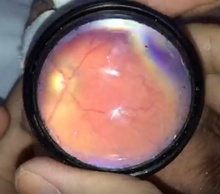
%> input picture Pipeline/Imagenes/imagen_mov.jpg, 220 x 194 px, shrunk from 582 x 513 before the run
$ octave Prueba_s3map.m   (GNU Octave 9; MATLAB toolbox functions it lacks are replaced by stand-ins)
%> lines starting %> are read from the running program, lines starting %| are printed output that depends on the picture
### Pipeline/Funciones/s3_map.m
function [s_map1 s_map2 s3] = s3_map(img, show_res)
% Input: img is a gray scale image, in double type, range from 0 - 255.
% You have to convert to gray scale if your image
% is color. You also have to cast img to double in order to run this code
% Parameter show_res = 1 to show results
% Output:
% s_map1: The sharpness map measure based on spectral slope
% s_map2: The sharpness map measure based on total variation (spatial)
% s3: the final sharpness map (combination of s_map1 and s_map2)
if nargin < 2
  show_res = 0;
end

% ----------------------------------------------------------------------
% blr_map1
s_map1 = spectral_map(img, 16);

%-----------------------------------------------------------------------
% blr_map2
s_map21 = spatial_map(img, 8); % Spatial map, blocks start from (1,1)
s_map22 = spatial_map(img, 4); % Spatial map, blocks start from (5,5)
s_map2 = max(s_map21, s_map22);

%-----------------------------------------------------------------------
% combine
s_map1(s_map1 < -99) = 0;
s_map2(s_map2 < -99) = 0;

alpha = 0.5;
s3 = (s_map1.^alpha) .* ((s_map2).^(1-alpha));
if show_res
  figure; imshow(s_map1);
  figure; imshow(s_map2);
  figure; imshow(img/255);
  figure; imshow(s3);
end
end %function

%% Spectral Sharpness, slope of power spectrum
function res = spectral_map(img, pad_len)
blk_size = 32; %big block size for more coefficients of the power spectrum
d_blk = blk_size/4; % Distance b/w blocks

pad_L = fliplr(img(:, 1:pad_len)); % Take 16 columns on the left of the
                                    % original image to pad to the left
pad_R = fliplr(img(:, end-pad_len:end));%Take 16 columns on the right of the
                                        % original image to pad to the
                                        % right
img = [pad_L img pad_R]; %Pad left and right

pad_T = flipud(img(1:pad_len, :)); %Similarly, pad top and bottom
pad_B = flipud(img(end-pad_len:end, :));
img = [pad_T; img; pad_B];

num_rows = size(img, 1);
num_cols = size(img, 2);
res = zeros(num_rows, num_cols) - 100;
contrast_thresold = 0;

disp_progress; % Just to show progress
for r = blk_size/2+1:d_blk:num_rows-blk_size/2 % Just start from inside blocks
                                                % of the padded image
  disp_progress(r, num_rows);
  for c = blk_size/2+1:d_blk:num_cols-blk_size/2
    gry_blk = img(...
      r-blk_size/2:r+blk_size/2-1,...
      c-blk_size/2:c+blk_size/2-1 ...
      );
    contrastMap = contrast_map_overlap(gry_blk);
    if(max(contrastMap(:))> contrast_thresold) % Avoid the case when contrast = 0
      val = blk_amp_spec_slope_eo_toy(gry_blk); % Val(1) will be the slope of
                                                % power spectrum of the block
      val(1) = 1 - 1 ./ (1 + exp(-3*(val(1) - 2))); %Input to a sigmoid function
      %if(max(gry_blk(:))==min(gry_blk(:))) % Black block
       % val_1 = 0;
      %else
        val_1 = val(1);
      %end
    else
        val_1 = 0;
    end
    res(...
      r-d_blk/2:r+d_blk/2-1,...
      c-d_blk/2:c+d_blk/2-1 ...
      ) = val_1;
  end
end
% Remove padded parts
res = res(pad_len+1:end-pad_len-1, pad_len+1:end-pad_len-1);
end % function

%% ---Spatial Sharpness, local total variation
% [54 lines left out: function spatial_map, not called in this run]

### Pipeline/S3codes_Oct2011/S3codes_Oct2011/disp_progress.m

function disp_progress(p, p_max)

persistent p_last;
if (nargin == 0)
  p_last = [];
  fprintf(1, '%s\n', '');
  return;
end

p_done = p / p_max * 100;
p_done = round(p_done / 10) * 10;

%[p_done p_last]
if (p_done == p_last)
  return;
end

if (~isempty(p_last))
%  fprintf(1, '%d\n', p_last);
  fprintf(1, '%s\b\b\b\b\b\b\b\b\b\b\b\b\b\b\b\b\b', '');
%  return;
end
p_last = p_done;

switch (p_done)
  case 0
    fprintf(1, '%s', '[          ] 0%  ');
  case 10
    fprintf(1, '%s', '[|         ] 10% ');
  case 20
    fprintf(1, '%s', '[||        ] 20% ');
  case 30
    fprintf(1, '%s', '[|||       ] 30% ');
  case 40
    fprintf(1, '%s', '[||||      ] 40% ');
  case 50
    fprintf(1, '%s', '[|||||     ] 50% ');
  case 60
    fprintf(1, '%s', '[||||||    ] 60% ');
  case 70
    fprintf(1, '%s', '[|||||||   ] 70% ');
  case 80
    fprintf(1, '%s', '[||||||||  ] 80% ');
  case 90
    fprintf(1, '%s', '[||||||||| ] 90% ');
  case 100
    fprintf(1, '%s\n', '[||||||||||] 100% ');
end
drawnow;

### Pipeline/S3codes_Oct2011/S3codes_Oct2011/Prueba_s3map.m
%% Prueba s3map
clear all; close all; clc;

img = im2double( rgb2gray( imread('imagen_mov.jpg') ) );
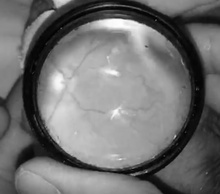
%> img: size 194x220 double; min 0, max 0.996, mean 0.44
img = img.*255; % Reescalado de valores para la funcion

% Macros para mostrar resultados
SHOW_RES = 1;
NOT_SHOW_RES = 0;

% Llamado a la funcion para hacer el mapa s3
[s_map1 s_map2 mapS3] = s3_map(img);
%> in spectral_map, `img = [pad_L img pad_R];`:
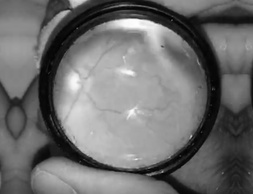
%> img: size 194x253 double; min 0, max 254, mean 109.4
%> in spectral_map, `img = [pad_T; img; pad_B];`:
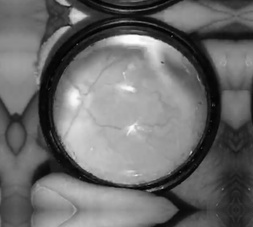
%> img: size 227x253 double; min 0, max 254, mean 106.9
%> the run ends on the next line

$ run again, with Pipeline/Imagenes/DR1.jpg copied over Pipeline/Imagenes/imagen_mov.jpg
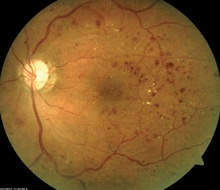
%> input picture Pipeline/Imagenes/DR1.jpg, 220 x 190 px, shrunk from 1002 x 867 before the run
%> in spectral_map, `img = [pad_L img pad_R];`:
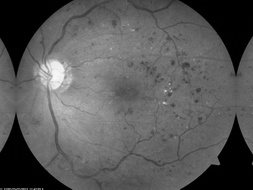
%> img: size 190x253 double; min 0, max 250, mean 88.3
%> in spectral_map, `img = [pad_T; img; pad_B];`:
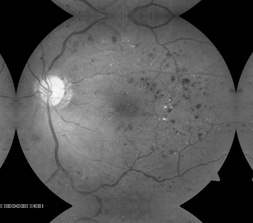
%> img: size 223x253 double; min 0, max 250, mean 82

$ run again, with Pipeline/Imagenes/Image_1229.jpg copied over Pipeline/Imagenes/imagen_mov.jpg
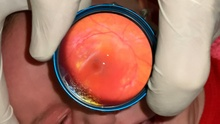
%> input picture Pipeline/Imagenes/Image_1229.jpg, 220 x 124 px, shrunk from 1920 x 1080 before the run
%> in spectral_map, `img = [pad_L img pad_R];`:
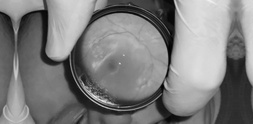
%> img: size 124x253 double; min 1, max 240, mean 125.3
%> in spectral_map, `img = [pad_T; img; pad_B];`:
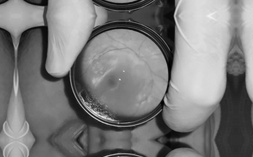
%> img: size 157x253 double; min 1, max 240, mean 123.2
